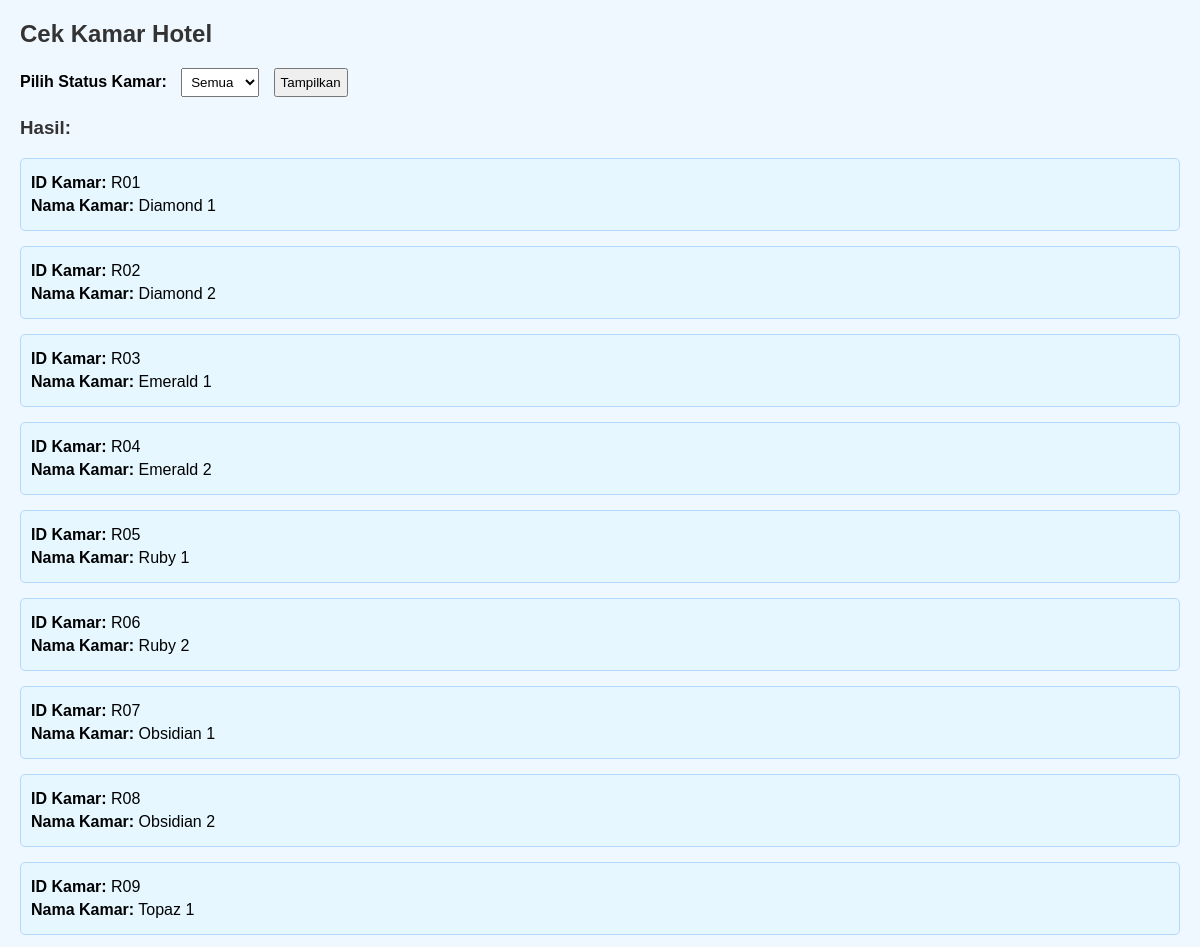
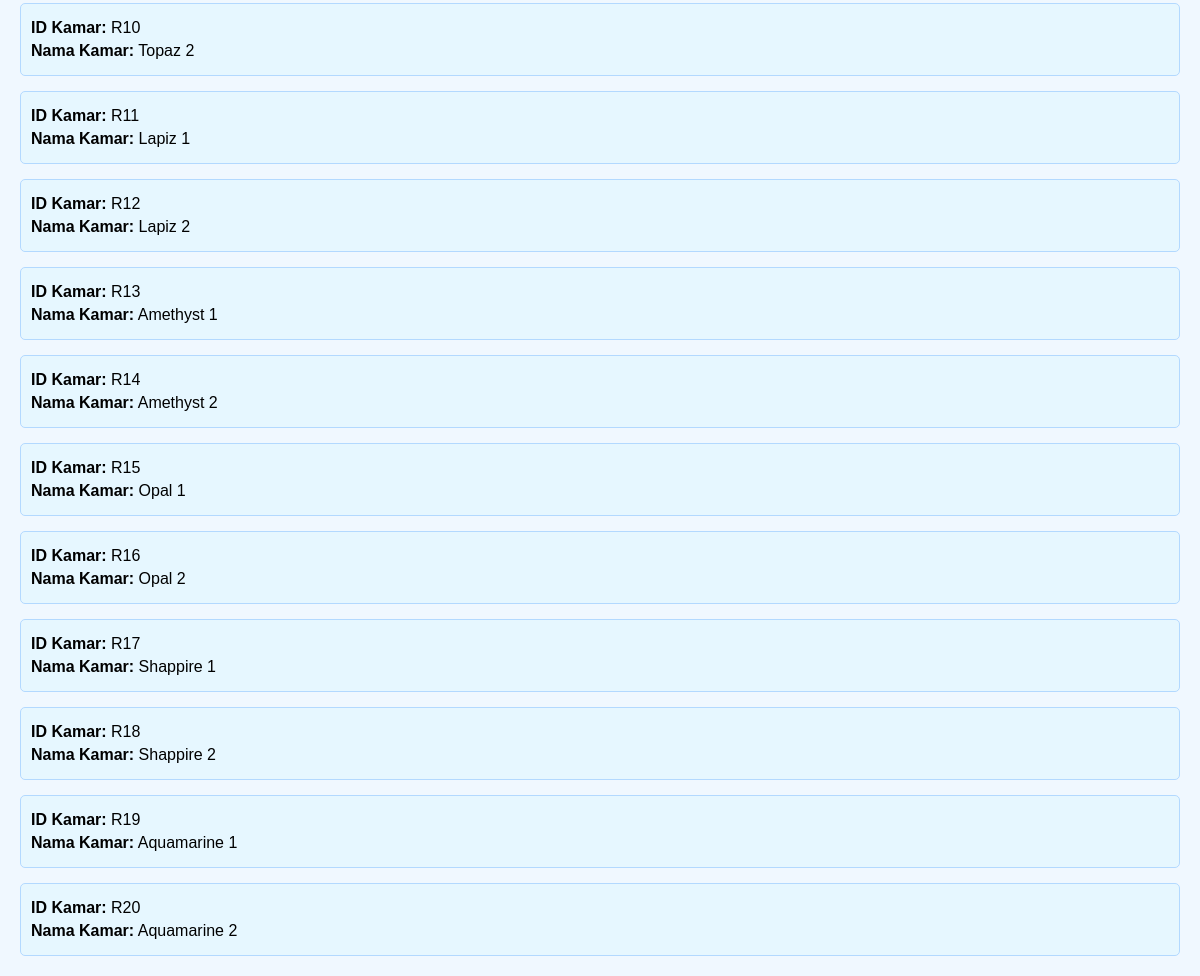
Page /cek_kamar.php on the committed database (2 pictures, top to bottom).
### tables this page shows
CREATE TABLE `kamar` (
  `ID_Kamar` varchar(4) NOT NULL,
  `Status` char(6) DEFAULT NULL,
  `Nama_Kamar` varchar(20) DEFAULT NULL,
  `ID_TipeKamar` varchar(4) DEFAULT NULL,
  PRIMARY KEY (`ID_Kamar`),
  KEY `ID_TipeKamar` (`ID_TipeKamar`),
  CONSTRAINT `kamar_ibfk_1` FOREIGN KEY (`ID_TipeKamar`) REFERENCES `tipe_kamar` (`ID_Tipekamar`) ON DELETE CASCADE
);

### cek_kamar.php (the view, shortened to what this page needs)
<?php
include 'db_connect.php';
$status_filter = isset($_GET['status']) ? $_GET['status'] : 'all';
if ($status_filter === 'available') {
    $stmt = $conn->query('SELECT * FROM kamar WHERE Status = "Kosong"');
} elseif ($status_filter === 'occupied') {
    $stmt = $conn->query('SELECT * FROM kamar WHERE Status = "Terisi"');
} else {
    $stmt = $conn->query('SELECT * FROM kamar');
}
$rooms = $stmt->fetchAll(PDO::FETCH_ASSOC);
?>
<!DOCTYPE html>
<html>
<head>
</head>
<body>
    <h2>Cek Kamar Hotel</h2>
    <form method="GET" action="">
        <label for="status">Pilih Status Kamar:</label>
        <select id="status" name="status">
            <option value="all" <?php if ($status_filter === 'all') echo 'selected'; ?>>Semua</option>
        </select>
        <input type="submit" value="Tampilkan">
    </form>
    <h3>Hasil:</h3>
    <?php
    if ($rooms) {
        foreach ($rooms as $room) {
            echo '<div class="room-info">';
            echo '<p><strong>ID Kamar:</strong> ' . $room['ID_Kamar'] . '</p>';
            echo '<p><strong>Nama Kamar:</strong> ' . $room['Nama_Kamar'] . '</p>';
            echo '</div>';
        }
    } else {
        echo '<p>Tidak ada kamar yang ditemukan.</p>';
    }
    ?>
</body>
</html>

### cek_kamar.php (style rules this page uses)
body { font-family: Arial, sans-serif; margin: 20px; background-color: #f0f8ff; }
h2, h3 { color: #333; }
form { margin-bottom: 20px; }
label { font-weight: bold; }
select, input[type="submit"] { margin-left: 10px; padding: 5px; }
.room-info { background-color: #e6f7ff; border: 1px solid #b3d9ff; padding: 10px; margin-bottom: 15px; border-radius: 5px; }
.room-info p { margin: 5px 0; }

### rows in the picture
kamar: ID_Kamar "R01", Nama_Kamar "Diamond 1"
kamar: ID_Kamar "R02", Nama_Kamar "Diamond 2"
kamar: ID_Kamar "R03", Nama_Kamar "Emerald 1"
kamar: ID_Kamar "R04", Nama_Kamar "Emerald 2"
kamar: ID_Kamar "R05", Nama_Kamar "Ruby 1"
kamar: ID_Kamar "R06", Nama_Kamar "Ruby 2"
kamar: ID_Kamar "R07", Nama_Kamar "Obsidian 1"
kamar: ID_Kamar "R08", Nama_Kamar "Obsidian 2"
kamar: ID_Kamar "R09", Nama_Kamar "Topaz 1"
kamar: ID_Kamar "R10", Nama_Kamar "Topaz 2"
kamar: ID_Kamar "R11", Nama_Kamar "Lapiz 1"
kamar: ID_Kamar "R12", Nama_Kamar "Lapiz 2"
kamar: ID_Kamar "R13", Nama_Kamar "Amethyst 1"
kamar: ID_Kamar "R14", Nama_Kamar "Amethyst 2"
kamar: ID_Kamar "R15", Nama_Kamar "Opal 1"
kamar: ID_Kamar "R16", Nama_Kamar "Opal 2"
kamar: ID_Kamar "R17", Nama_Kamar "Shappire 1"
kamar: ID_Kamar "R18", Nama_Kamar "Shappire 2"
kamar: ID_Kamar "R19", Nama_Kamar "Aquamarine 1"
kamar: ID_Kamar "R20", Nama_Kamar "Aquamarine 2"
